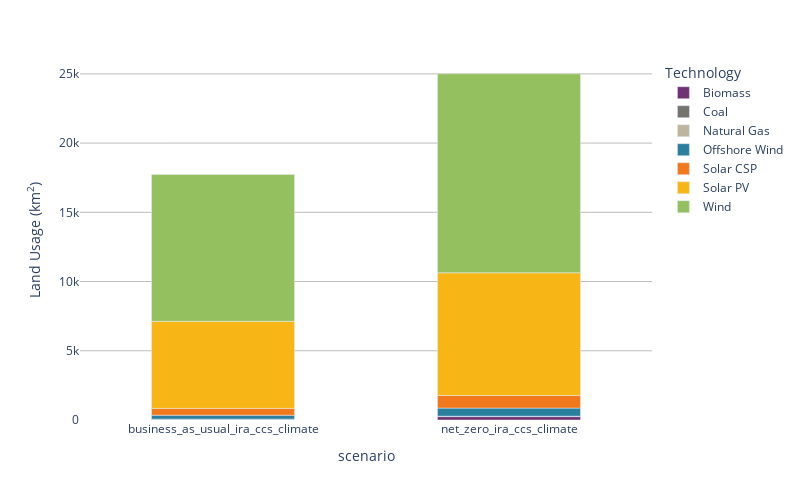

This figure's notebook cell:
### Markdown cell above
### Comparison of Total Land Usage Between Scenarios

### Code cell
df_bar = df.copy()

df_bar = df_bar[df_bar.cerf_sited==1]
    
df_bar = df_bar[['scenario', 'tech_name_simple', 'unit_size_mw']].groupby(['scenario','tech_name_simple'], as_index=False).count()
    
df_bar = df_bar.rename(columns={'tech_name_simple':'Technology', 'unit_size_mw':'km'})

fig = px.bar(df_bar, y='km', x="scenario", title='',
             color="Technology",
             color_discrete_map=color_map_dict,
                width=800, height=500)

fig.update_layout(uniformtext_minsize=18, uniformtext_mode='hide', yaxis_range=[0,26000], plot_bgcolor = 'white', paper_bgcolor ='white', 
                 )
fig.update_layout(showlegend=True)
fig.update_yaxes(title_text="Land Usage (km<sup>2</sup>)", showgrid = True,  gridcolor = '#bdbdbd')
fig.update_traces(width=.5)
output_file_name = 'barchart_total_scenario_land_use.png'
fig.write_image(os.path.join(fig_dir , output_file_name))
fig.show()

### Figure 1 — Plotly figure (JSON) as saved in the notebook; plotly's stock layout.template omitted (floating-point values rounded to 4 significant figures)
{"data": [{"alignmentgroup": "True", "hovertemplate": "Technology=Biomass<br>scenario=%{x}<br>km=%{y}<extra></extra>", "legendgroup": "Biomass", "marker": {"color": "#713275", "pattern": {"shape": ""}}, "name": "Biomass", "offsetgroup": "Biomass", "orientation": "v", "showlegend": true, "textposition": "auto", "type": "bar", "width": 0.5, "x": ["business_as_usual_ira_ccs_climate", "net_zero_ira_ccs_climate"], "xaxis": "x", "y": [30, 247], "yaxis": "y"}, {"alignmentgroup": "True", "hovertemplate": "Technology=Coal<br>scenario=%{x}<br>km=%{y}<extra></extra>", "legendgroup": "Coal", "marker": {"color": "#75736d", "pattern": {"shape": ""}}, "name": "Coal", "offsetgroup": "Coal", "orientation": "v", "showlegend": true, "textposition": "auto", "type": "bar", "width": 0.5, "x": ["business_as_usual_ira_ccs_climate", "net_zero_ira_ccs_climate"], "xaxis": "x", "y": [7, 10], "yaxis": "y"}, {"alignmentgroup": "True", "hovertemplate": "Technology=Natural Gas<br>scenario=%{x}<br>km=%{y}<extra></extra>", "legendgroup": "Natural Gas", "marker": {"color": "#bdb59d", "pattern": {"shape": ""}}, "name": "Natural Gas", "offsetgroup": "Natural Gas", "orientation": "v", "showlegend": true, "textposition": "auto", "type": "bar", "width": 0.5, "x": ["business_as_usual_ira_ccs_climate", "net_zero_ira_ccs_climate"], "xaxis": "x", "y": [26, 17], "yaxis": "y"}, {"alignmentgroup": "True", "hovertemplate": "Technology=Offshore Wind<br>scenario=%{x}<br>km=%{y}<extra></extra>", "legendgroup": "Offshore Wind", "marker": {"color": "#2B7F9E", "pattern": {"shape": ""}}, "name": "Offshore Wind", "offsetgroup": "Offshore Wind", "orientation": "v", "showlegend": true, "textposition": "auto", "type": "bar", "width": 0.5, "x": ["business_as_usual_ira_ccs_climate", "net_zero_ira_ccs_climate"], "xaxis": "x", "y": [284, 587], "yaxis": "y"}, {"alignmentgroup": "True", "hovertemplate": "Technology=Solar CSP<br>scenario=%{x}<br>km=%{y}<extra></extra>", "legendgroup": "Solar CSP", "marker": {"color": "#f1781b", "pattern": {"shape": ""}}, "name": "Solar CSP", "offsetgroup": "Solar CSP", "orientation": "v", "showlegend": true, "textposition": "auto", "type": "bar", "width": 0.5, "x": ["business_as_usual_ira_ccs_climate", "net_zero_ira_ccs_climate"], "xaxis": "x", "y": [492, 907], "yaxis": "y"}, {"alignmentgroup": "True", "hovertemplate": "Technology=Solar PV<br>scenario=%{x}<br>km=%{y}<extra></extra>", "legendgroup": "Solar PV", "marker": {"color": "#F7B615", "pattern": {"shape": ""}}, "name": "Solar PV", "offsetgroup": "Solar PV", "orientation": "v", "showlegend": true, "textposition": "auto", "type": "bar", "width": 0.5, "x": ["business_as_usual_ira_ccs_climate", "net_zero_ira_ccs_climate"], "xaxis": "x", "y": [6290, 8867], "yaxis": "y"}, {"alignmentgroup": "True", "hovertemplate": "Technology=Wind<br>scenario=%{x}<br>km=%{y}<extra></extra>", "legendgroup": "Wind", "marker": {"color": "#95C060", "pattern": {"shape": ""}}, "name": "Wind", "offsetgroup": "Wind", "orientation": "v", "showlegend": true, "textposition": "auto", "type": "bar", "width": 0.5, "x": ["business_as_usual_ira_ccs_climate", "net_zero_ira_ccs_climate"], "xaxis": "x", "y": [10607, 14367], "yaxis": "y"}], "layout": {"barmode": "relative", "height": 500, "legend": {"title": {"text": "Technology"}, "tracegroupgap": 0}, "margin": {"t": 60}, "paper_bgcolor": "white", "plot_bgcolor": "white", "showlegend": true, "uniformtext": {"minsize": 18, "mode": "hide"}, "width": 800, "xaxis": {"anchor": "y", "autorange": true, "domain": [0, 1], "range": [-0.5, 1.5], "title": {"text": "scenario"}, "type": "category"}, "yaxis": {"anchor": "x", "domain": [0, 1], "gridcolor": "#bdbdbd", "range": [0, 26000], "showgrid": true, "title": {"text": "Land Usage (km<sup>2</sup>)"}, "type": "linear"}}}
